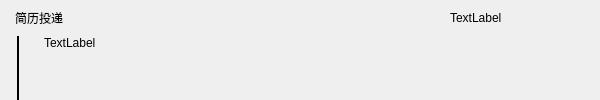
                 <widget class="QWidget" name="widget_10" native="true">
                  <property name="minimumSize">
                   <size>
                    <width>600</width>
                    <height>0</height>
                   </size>
                  </property>
                  <property name="maximumSize">
                   <size>
                    <width>650</width>
                    <height>16777215</height>
                   </size>
                  </property>
                  <layout class="QVBoxLayout" name="verticalLayout_6">
                   <property name="spacing">
                    <number>0</number>
                   </property>
                   <property name="sizeConstraint">
                    <enum>QLayout::SetDefaultConstraint</enum>
                   </property>
                   <property name="leftMargin">
                    <number>0</number>
                   </property>
                   <property name="topMargin">
                    <number>0</number>
                   </property>
                   <property name="rightMargin">
                    <number>0</number>
                   </property>
                   <property name="bottomMargin">
                    <number>0</number>
                   </property>
                   <item>
                    <widget class="QWidget" name="widget_11" native="true">
                     <property name="maximumSize">
                      <size>
                       <width>16777215</width>
                       <height>36</height>
                      </size>
                     </property>
                     <layout class="QHBoxLayout" name="horizontalLayout_7">
                      <property name="spacing">
                       <number>0</number>
                      </property>
                      <property name="leftMargin">
                       <number>0</number>
                      </property>
                      <property name="topMargin">
                       <number>0</number>
                      </property>
                      <property name="rightMargin">
                       <number>0</number>
                      </property>
                      <property name="bottomMargin">
                       <number>0</number>
                      </property>
                      <item>
                       <widget class="QLabel" name="stepPic_1">
                        <property name="maximumSize">
                         <size>
                          <width>36</width>
                          <height>36</height>
                         </size>
                        </property>
                        <property name="text">
                         <string/>
                        </property>
                        <property name="pixmap">
                         <pixmap resource="../resource/qrc/mainQrc.qrc">:/header/img/wait.png</pixmap>
                        </property>
                        <property name="scaledContents">
                         <bool>true</bool>
                        </property>
                       </widget>
                      </item>
                      <item>
                       <spacer name="horizontalSpacer_15">
                        <property name="orientation">
                         <enum>Qt::Horizontal</enum>
                        </property>
                        <property name="sizeType">
                         <enum>QSizePolicy::Fixed</enum>
                        </property>
                        <property name="sizeHint" stdset="0">
                         <size>
                          <width>8</width>
                          <height>36</height>
                         </size>
                        </property>
                       </spacer>
                      </item>
                      <item>
                       <widget class="QLabel" name="stepTip_1">
                        <property name="maximumSize">
                         <size>
                          <width>16777215</width>
                          <height>36</height>
                         </size>
                        </property>
                        <property name="text">
                         <string>简历投递</string>
                        </property>
                       </widget>
                      </item>
                      <item>
                       <spacer name="horizontalSpacer_16">
                        <property name="orientation">
                         <enum>Qt::Horizontal</enum>
                        </property>
                        <property name="sizeType">
                         <enum>QSizePolicy::Expanding</enum>
                        </property>
                        <property name="sizeHint" stdset="0">
                         <size>
                          <width>36</width>
                          <height>20</height>
                         </size>
                        </property>
                       </spacer>
                      </item>
                      <item>
                       <widget class="QLabel" name="stepTime_1">
                        <property name="minimumSize">
                         <size>
                          <width>150</width>
                          <height>0</height>
                         </size>
                        </property>
                        <property name="maximumSize">
                         <size>
                          <width>200</width>
                          <height>36</height>
                         </size>
                        </property>
                        <property name="text">
                         <string>TextLabel</string>
                        </property>
                       </widget>
                      </item>
                     </layout>
                    </widget>
                   </item>
                   <item>
                    <widget class="QWidget" name="widget_12" native="true">
                     <layout class="QHBoxLayout" name="horizontalLayout_8">
                      <property name="spacing">
                       <number>0</number>
                      </property>
                      <property name="leftMargin">
                       <number>0</number>
                      </property>
                      <property name="topMargin">
                       <number>0</number>
                      </property>
                      <property name="rightMargin">
                       <number>0</number>
                      </property>
                      <property name="bottomMargin">
                       <number>0</number>
                      </property>
                      <item>
                       <spacer name="horizontalSpacer_17">
                        <property name="orientation">
                         <enum>Qt::Horizontal</enum>
                        </property>
                        <property name="sizeType">
                         <enum>QSizePolicy::Fixed</enum>
                        </property>
                        <property name="sizeHint" stdset="0">
                         <size>
                          <width>17</width>
                          <height>20</height>
                         </size>
                        </property>
                       </spacer>
                      </item>
                      <item>
                       <widget class="Line" name="line">
                        <property name="sizePolicy">
                         <sizepolicy hsizetype="Fixed" vsizetype="Preferred">
                          <horstretch>0</horstretch>
                          <verstretch>0</verstretch>
                         </sizepolicy>
                        </property>
                        <property name="maximumSize">
                         <size>
                          <width>2</width>
                          <height>16777215</height>
                         </size>
                        </property>
                        <property name="frameShadow">
                         <enum>QFrame::Plain</enum>
                        </property>
                        <property name="lineWidth">
                         <number>2</number>
                        </property>
                        <property name="orientation">
                         <enum>Qt::Vertical</enum>
                        </property>
                       </widget>
                      </item>
                      <item>
                       <spacer name="horizontalSpacer_18">
                        <property name="orientation">
                         <enum>Qt::Horizontal</enum>
                        </property>
                        <property name="sizeType">
                         <enum>QSizePolicy::Fixed</enum>
                        </property>
                        <property name="sizeHint" stdset="0">
                         <size>
                          <width>25</width>
                          <height>20</height>
                         </size>
                        </property>
                       </spacer>
                      </item>
                      <item>
                       <widget class="QLabel" name="stepMsg_1">
                        <property name="text">
                         <string>TextLabel</string>
                        </property>
                        <property name="alignment">
                         <set>Qt::AlignLeading|Qt::AlignLeft|Qt::AlignTop</set>
                        </property>
                        <property name="wordWrap">
                         <bool>true</bool>
                        </property>
                       </widget>
                      </item>
                     </layout>
                    </widget>
                   </item>
                  </layout>
                 </widget>
